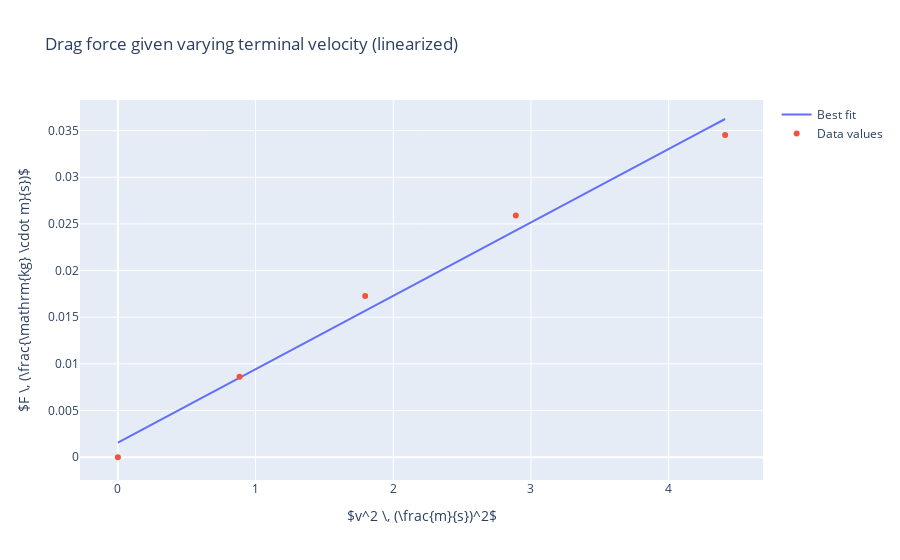

Source (notebook cell):
### Code cell
fig2 = go.Figure()
fig2.add_trace(go.Scatter(x=v_generated, y=f_best_fit, mode="lines", name="Best fit"))
fig2.add_trace(go.Scatter(x=v ** 2, y=f, mode="markers", name="Data values"))
fig2.update_layout(title="Drag force given varying terminal velocity (linearized)")
fig2.update_layout(
    xaxis_title=r"$v^2 \, (\frac{m}{s})^2$",
    yaxis_title=r"$F \, (\frac{\mathrm{kg} \cdot m}{s})$"
)
fig2.show()

### Figure 1 — Plotly figure (JSON) as saved in the notebook; plotly's stock layout.template omitted (floating-point values rounded to 4 significant figures; data arrays with more than 128 entries replaced by an {"elided": "..."} marker saying what was removed)
{"data": [{"mode": "lines", "name": "Best fit", "type": "scatter", "x": {"elided": "160 float values"}, "y": {"elided": "160 float values"}}, {"mode": "markers", "name": "Data values", "type": "scatter", "x": [0, 0.8836, 1.796, 2.89, 4.41], "y": [0, 0.008633, 0.01727, 0.0259, 0.03453]}], "layout": {"title": {"text": "Drag force given varying terminal velocity (linearized)"}, "xaxis": {"title": {"text": "$v^2 \\, (\\frac{m}{s})^2$"}}, "yaxis": {"title": {"text": "$F \\, (\\frac{\\mathrm{kg} \\cdot m}{s})$"}}}}
